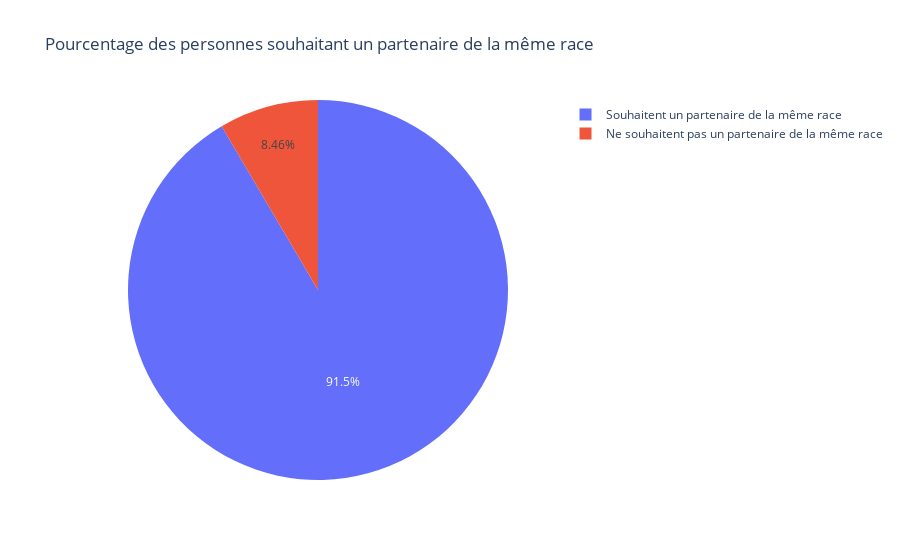

This figure's notebook cell:
### Markdown cell above
QUESTION3: LES INTERETS PARTAGES SONT-ILS PLUS IMPORTANTS QU'UNE ORIGINE RACIALE PARTAGEE?

### Code cell
# Importance de l'origine raciale pour la sélection d'un partenaire
    # Pourcentage des personnes qui souhaitent que leur partenaire soit de la même race

df_waves = df[((df['wave'] <= 5) | (df['wave'] >= 10))]
df_waves_imprace_mean_id=df_waves.groupby(df_waves['iid'])['imprace'].mean() 

missing_percentage = df_waves['samerace'].isna().mean() * 100
print("le pourcentage des valeurs manquantes de la colonne samerace est:", missing_percentage)

    # Calculer le nombre de personnes qui souhaitent que leurs partenaires soient de la même race
same_race = df_waves[df_waves['samerace'] == 1]
unique_same_race = same_race.drop_duplicates(subset='iid')
count_unique_people = unique_same_race.shape[0]
print("Le nombre de personnes qui souhaitent que leurs partenaires soient de la même race est:", count_unique_people)
pourcentage_samerace=(count_unique_people/449)*100
print("le pourcentage des personnes qui souhaitent que leurs partenaires soient de la même race:", pourcentage_samerace )
pourcentage_not_samerace = 100 - pourcentage_samerace

# Visualisation des résultats

labels = ['Souhaitent un partenaire de la même race', 'Ne souhaitent pas un partenaire de la même race']
values = [pourcentage_samerace, pourcentage_not_samerace]

fig = px.pie(values=values, names=labels, title='Pourcentage des personnes souhaitant un partenaire de la même race')

fig.show()

### Figure 1 — Plotly figure (JSON) as saved in the notebook; plotly's stock layout.template omitted (floating-point values rounded to 4 significant figures)
{"data": [{"domain": {"x": [0, 1], "y": [0, 1]}, "hovertemplate": "label=%{label}<br>value=%{value}<extra></extra>", "labels": ["Souhaitent un partenaire de la même race", "Ne souhaitent pas un partenaire de la même race"], "legendgroup": "", "name": "", "showlegend": true, "type": "pie", "values": [91.54, 8.463]}], "layout": {"legend": {"tracegroupgap": 0}, "title": {"text": "Pourcentage des personnes souhaitant un partenaire de la même race"}}}
